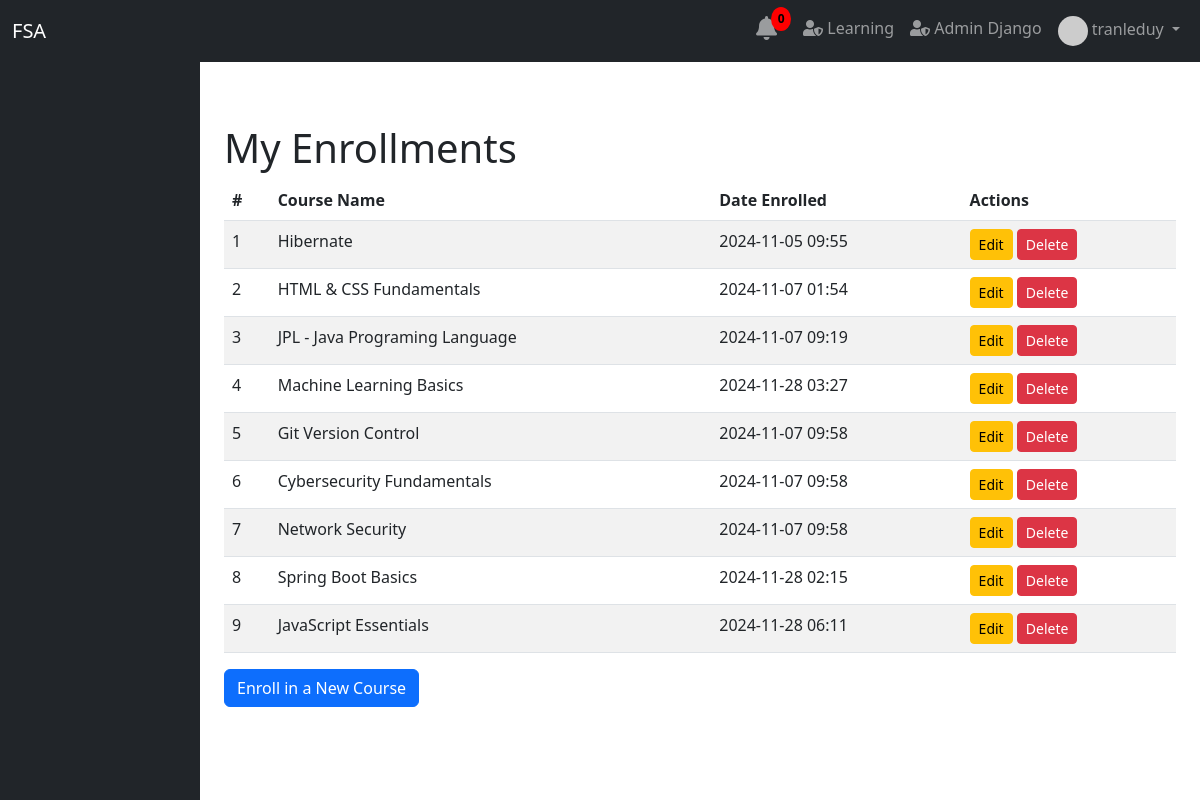
/group_enrollment/my-courses/ (signed in), run on an earlier commit of the app's database.
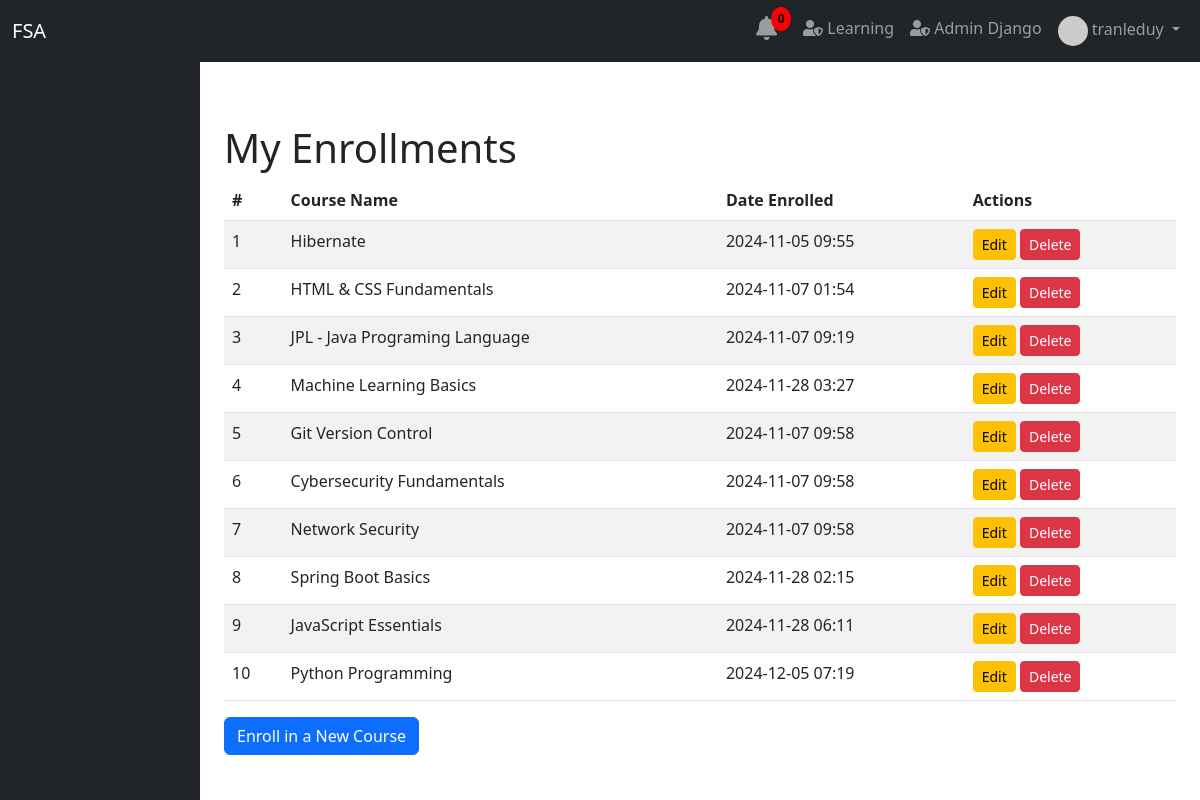
And on a later commit of the database.
### course/models.py (models this page shows, shortened)
class Enrollment(models.Model):
    student = models.ForeignKey(settings.AUTH_USER_MODEL, on_delete=models.CASCADE, related_name='enrollments')
    course = models.ForeignKey(Course, on_delete=models.CASCADE, related_name='enrollments')
    date_enrolled = models.DateTimeField(auto_now_add=True)
    date_unenrolled = models.DateTimeField(null=True, blank=True)
    is_active = models.BooleanField(default=True)
    class Meta:
        unique_together = ('student', 'course')

class Course(models.Model):
    course_name = models.CharField(max_length=255, unique=True)
    course_code = models.CharField(max_length=20, unique=True, blank=True, null=True)
    description = models.TextField(blank=True, null=True)
    creator = models.ForeignKey(settings.AUTH_USER_MODEL, on_delete=models.SET_NULL, null=True, blank=True, related_name='created_courses')
    instructor = models.ForeignKey(settings.AUTH_USER_MODEL, on_delete=models.SET_NULL, null=True, blank=True, related_name='taught_courses')
    published = models.BooleanField(default=False)
    prerequisites = models.ManyToManyField('self', symmetrical=False, blank=True, related_name='is_prerequisite_for')
    tags = models.ManyToManyField('Tag', blank=True, related_name='courses')
    image = models.ImageField(upload_to='course_images/', null=True, blank=True)
    price = models.FloatField(default=0)  # Thêm giá trị mặc định nếu cần
    discount = models.FloatField(default=0)

### group_enrollment/views.py (the view)
# urls.py: path('my-courses/', views.enrollment_list, name='enrollment_list'),
def enrollment_list(request):
    enrollments = Enrollment.objects.filter(student=request.user)
    return render(request, 'enrollment/enrollment_list.html', {'enrollments': enrollments})

### group_enrollment/templates/enrollment/enrollment_list.html (shortened to what this page needs)
{% extends 'base.html' %}
{% block content %}
    <div class="container mt-5">
        <h1>My Enrollments</h1>
        {% if enrollments %}
            <table class="table table-striped">
                <thead>
                    <tr>
                        <th>#</th>
                        <th>Course Name</th>
                        <th>Date Enrolled</th>
                        <th>Actions</th>
                    </tr>
                </thead>
                <tbody>
                    {% for enrollment in enrollments %}
                        <tr>
                            <td>{{ forloop.counter }}</td>
                            <td>{{ enrollment.course.course_name }}</td>
                            <td>{{ enrollment.date_enrolled|date:"Y-m-d H:i" }}</td>
                            <td>
                                <a href="{% url 'group_enrollment:edit_enrollment' enrollment.id %}" class="btn btn-warning btn-sm">Edit</a>
                                <form action="{% url 'group_enrollment:delete_enrollment' enrollment.id %}" method="POST" style="display:inline;">
                                    <button type="submit" class="btn btn-danger btn-sm" onclick="return confirm('Are you sure you want to delete this enrollment?');">Delete</button>
                                </form>
                            </td>
                        </tr>
                    {% endfor %}
                </tbody>
            </table>
        {% else %}
            <div class="alert alert-info">You are not enrolled in any courses.</div>
        {% endif %}
        <a href="{% url 'group_enrollment:enroll_student' %}" class="btn btn-primary">Enroll in a New Course</a>
    </div>
{% endblock %}

What changed in the data, as far as the page shows it:
added Enrollment: course.course_name "Python Programming", date_enrolled "2024-12-05 07:19"
